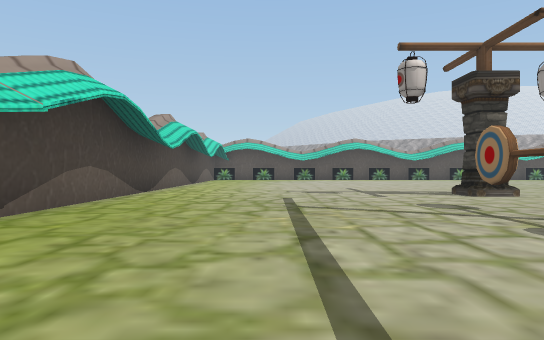
view 1 (above)

24 first-person views from a walk through a Unity game level. The camera is 1.2 m above the floor, looks level and sees 70° across. The floor is counted in squares, 2 m on a side. Each view is taken from the middle of a square. On the plan, view 1 faces up. The plan holds only what a view shows up to about 11 squares ahead; the rest is blank. The place goes on beyond the plan. Some surface patterns are stand-ins.

view 2
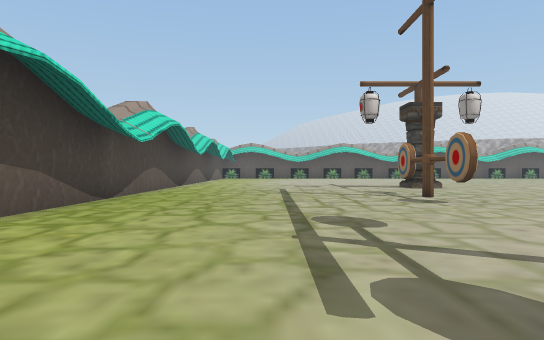

view 3
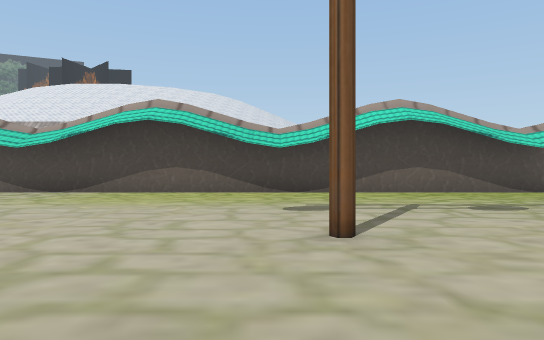

view 4
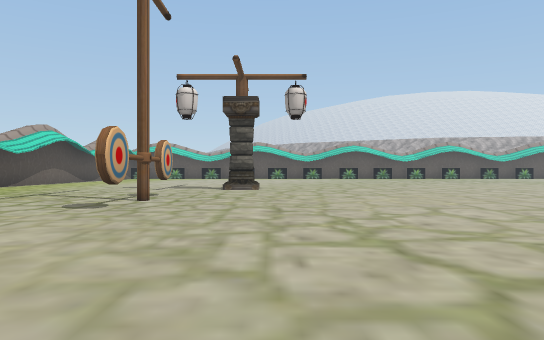

view 5
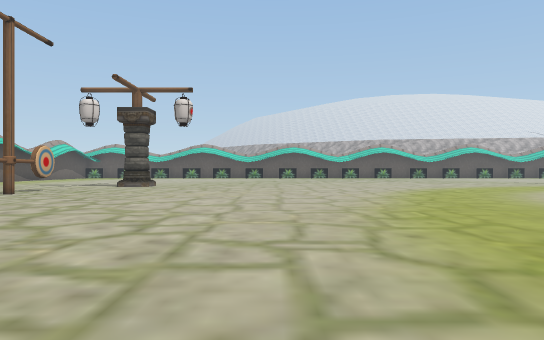

view 6
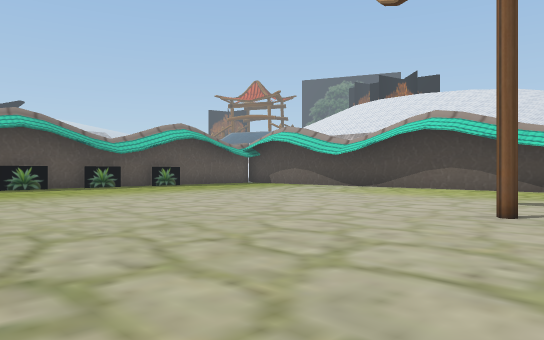

view 7
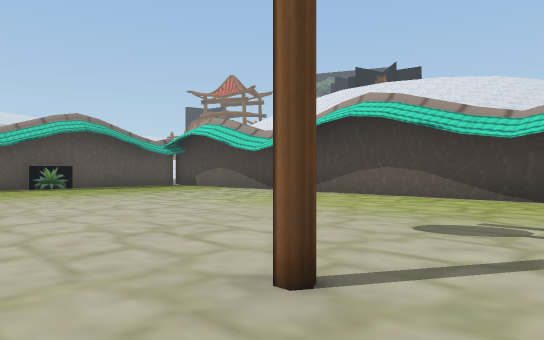

view 8
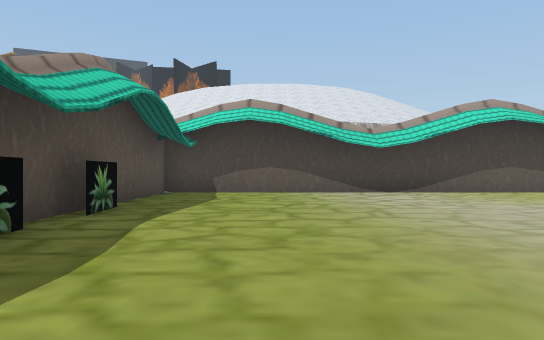

view 9
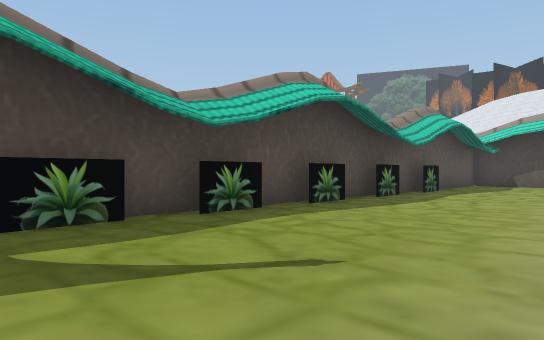

view 10
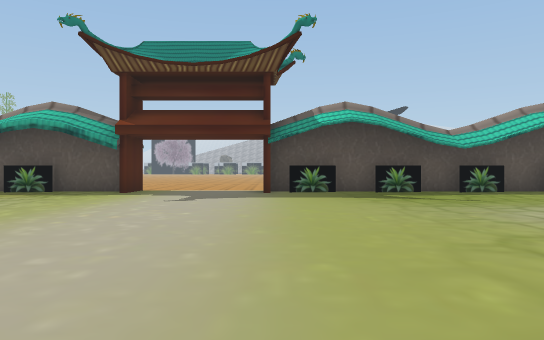

view 11
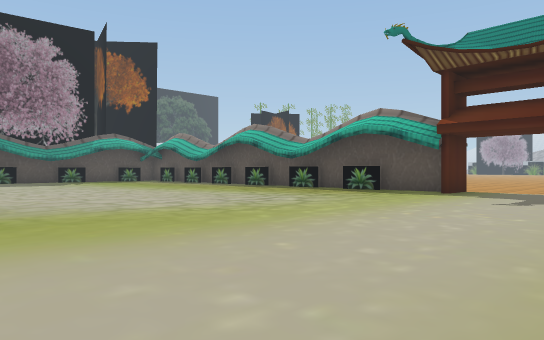

view 12
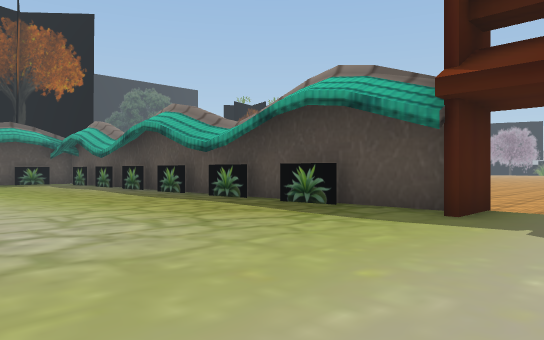

view 13
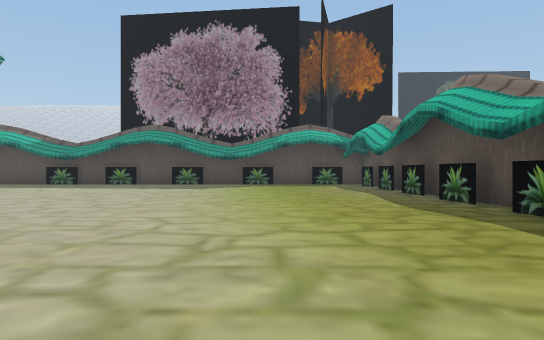

view 14
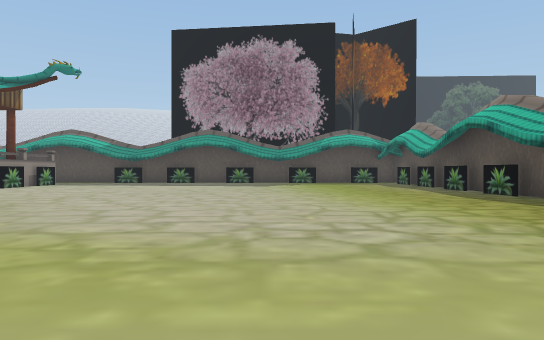

view 15
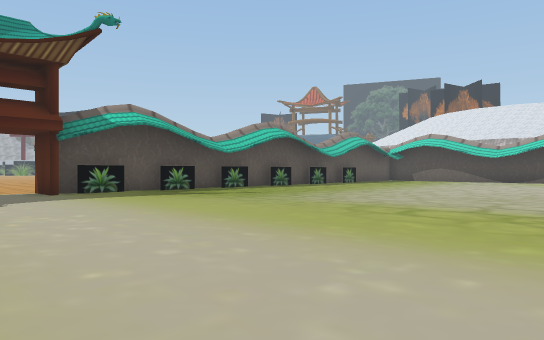

view 16
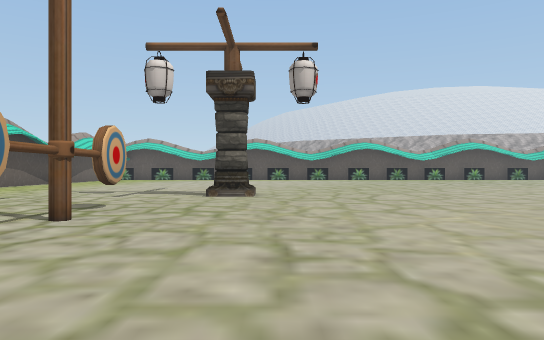

view 17
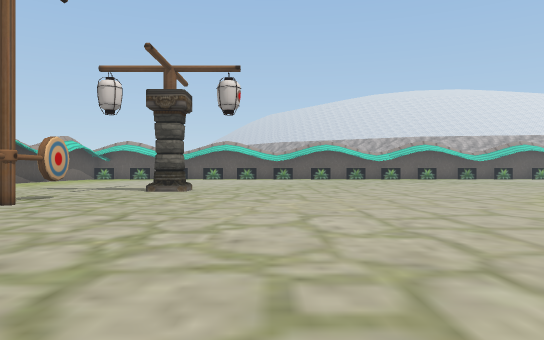

view 18
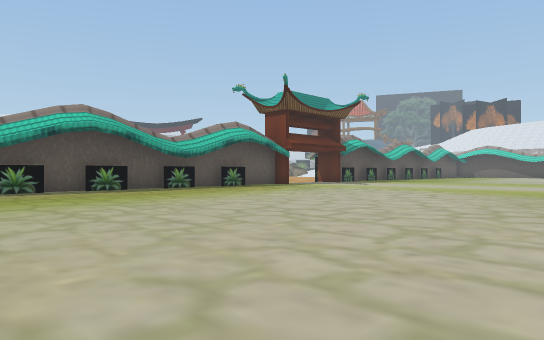

view 19
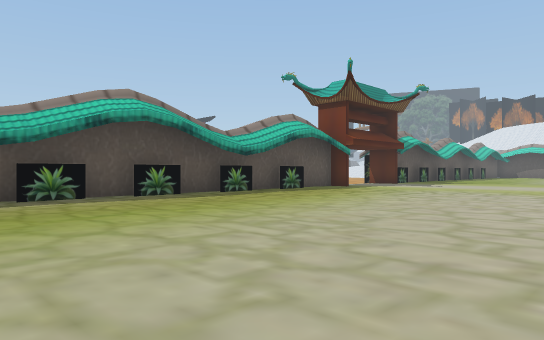

view 20
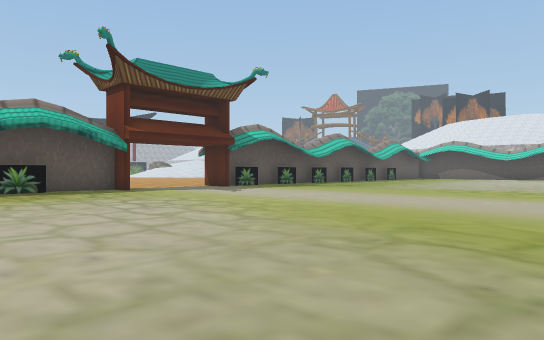

view 21
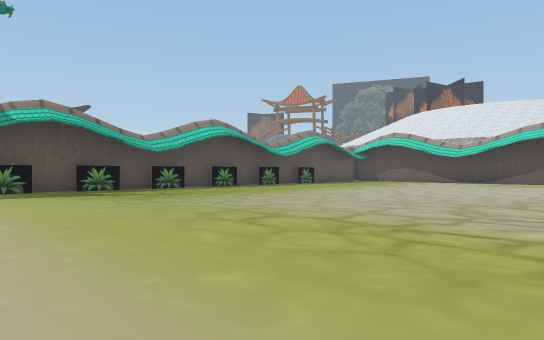

view 22
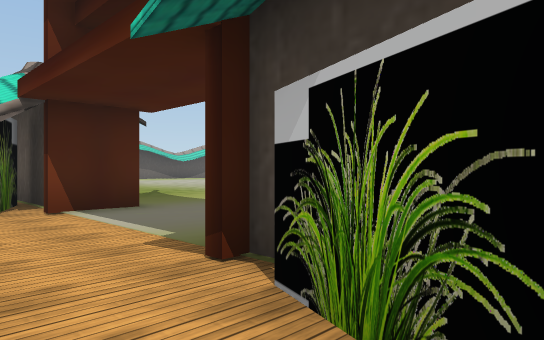

view 23
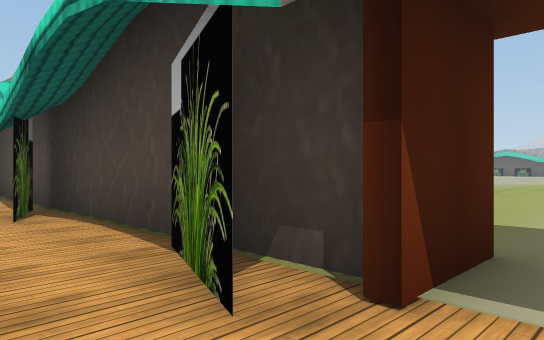

view 24
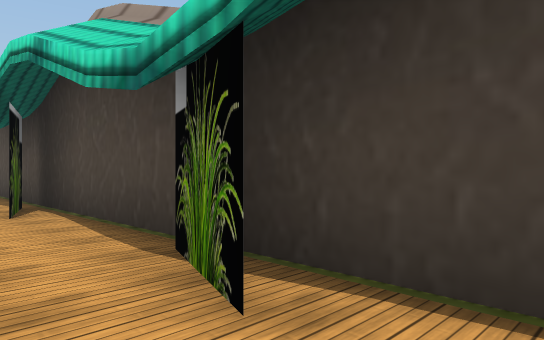

### Floor plan
Key: @ floor where view 1 was taken; # wall or solid block; . floor; T thing the floor can be seen under or through; O other object.
Columns run from 4 left of view 1 to 30 right of it. Each row starts with its distance up from view 1.
 11 #.................
 10 #.................
  9 #........#..........
  8 #...................
  7 #..................
  6 #.......T.............
  5 #......T..............
  4 #......T.............
  3 #.......T............
  2 #...................
  1 #..................
  0 #...@..............
 -1 #.................
 -2 #......#.........             ..
 -3 #...................    ...........
 -4 #..................................
 -5 #..................................
 -6 #..................................
 -7 #..................................
 -8 #..................................
 -9 #..................................
-10 #.................................
-11 #.................................
-12 #.................................
-13 #.................................
-14 #.................................
-15 ###################...############
-16        ..O...O...O......#
-17             .............

Positions as (right, up) in squares from view 1, and headings:
1: (0, 0), facing up
2: (0, -4), facing up
3: (7, -3), facing left
4: (6, -3), facing up
5: (10, -5), facing up
6: (9, -1), facing down-left
7: (5, -1), facing down-left
8: (7, -12), facing left
9: (12, -10), facing down-left
10: (14, -4), facing down
11: (14, -4), facing down-right
12: (16, -9), facing down-right
13: (18, -11), facing right
14: (16, -9), facing right
15: (17, -4), facing down-left
16: (6, 0), facing up
17: (8, -2), facing up
18: (30, -3), facing down-left
19: (30, -6), facing down-left
20: (23, -3), facing down-left
21: (15, -3), facing down-left
22: (20, -17), facing up-left
23: (15, -17), facing up-left
24: (11, -17), facing up-left
